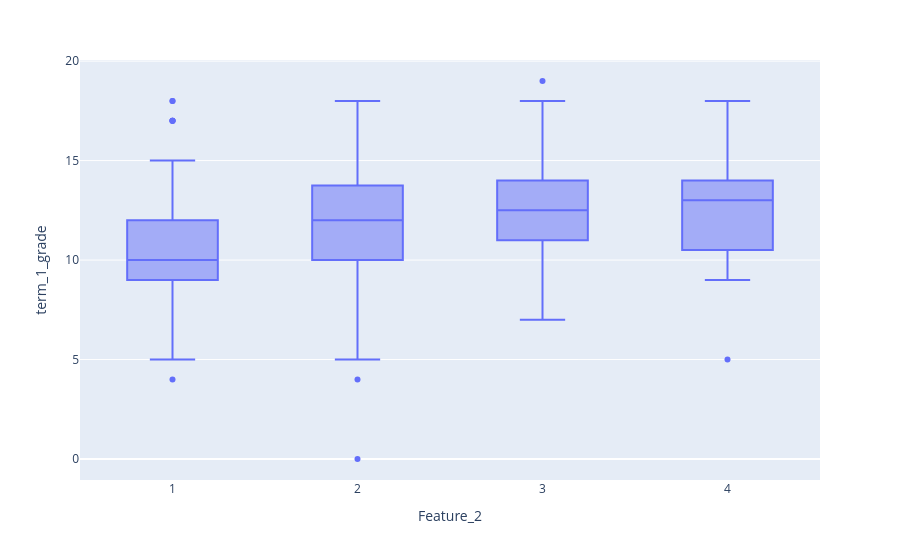

The notebook cell saved with this chart:
### Code cell
px.box(df,x='Feature_2',y='term_1_grade')

### Figure 1 — Plotly figure (JSON) as saved in the notebook; plotly's stock layout.template omitted (floating-point values rounded to 4 significant figures; data arrays with more than 128 entries replaced by an {"elided": "..."} marker saying what was removed)
{"data": [{"alignmentgroup": "True", "hovertemplate": "Feature_2=%{x}<br>term_1_grade=%{y}<extra></extra>", "legendgroup": "", "marker": {"color": "#636efa"}, "name": "", "notched": false, "offsetgroup": "", "orientation": "v", "showlegend": false, "type": "box", "x": {"elided": "649 float values"}, "x0": " ", "xaxis": "x", "y": {"elided": "649 int values"}, "y0": " ", "yaxis": "y"}], "layout": {"boxmode": "group", "legend": {"tracegroupgap": 0}, "margin": {"t": 60}, "xaxis": {"anchor": "y", "domain": [0, 1], "title": {"text": "Feature_2"}}, "yaxis": {"anchor": "x", "domain": [0, 1], "title": {"text": "term_1_grade"}}}}
